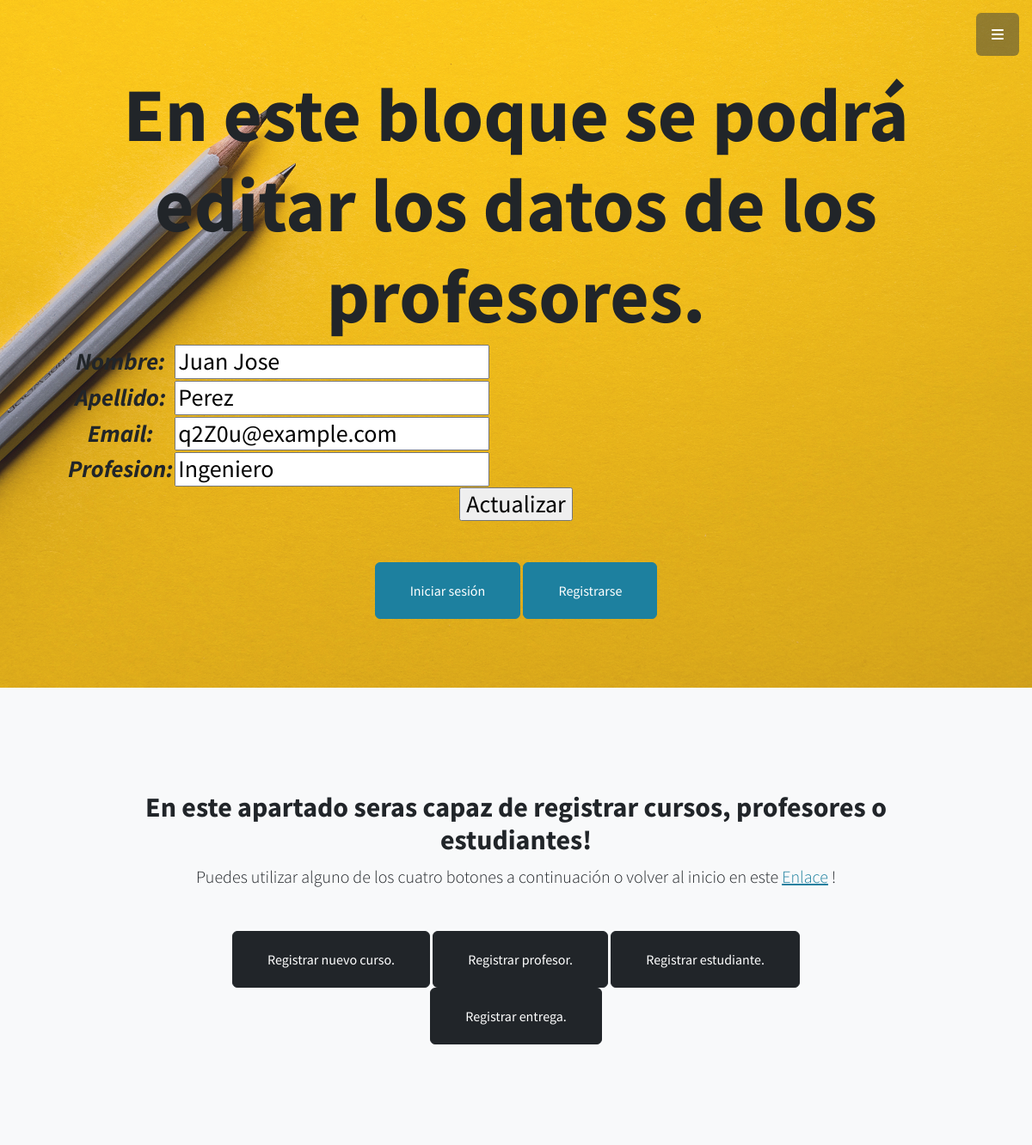
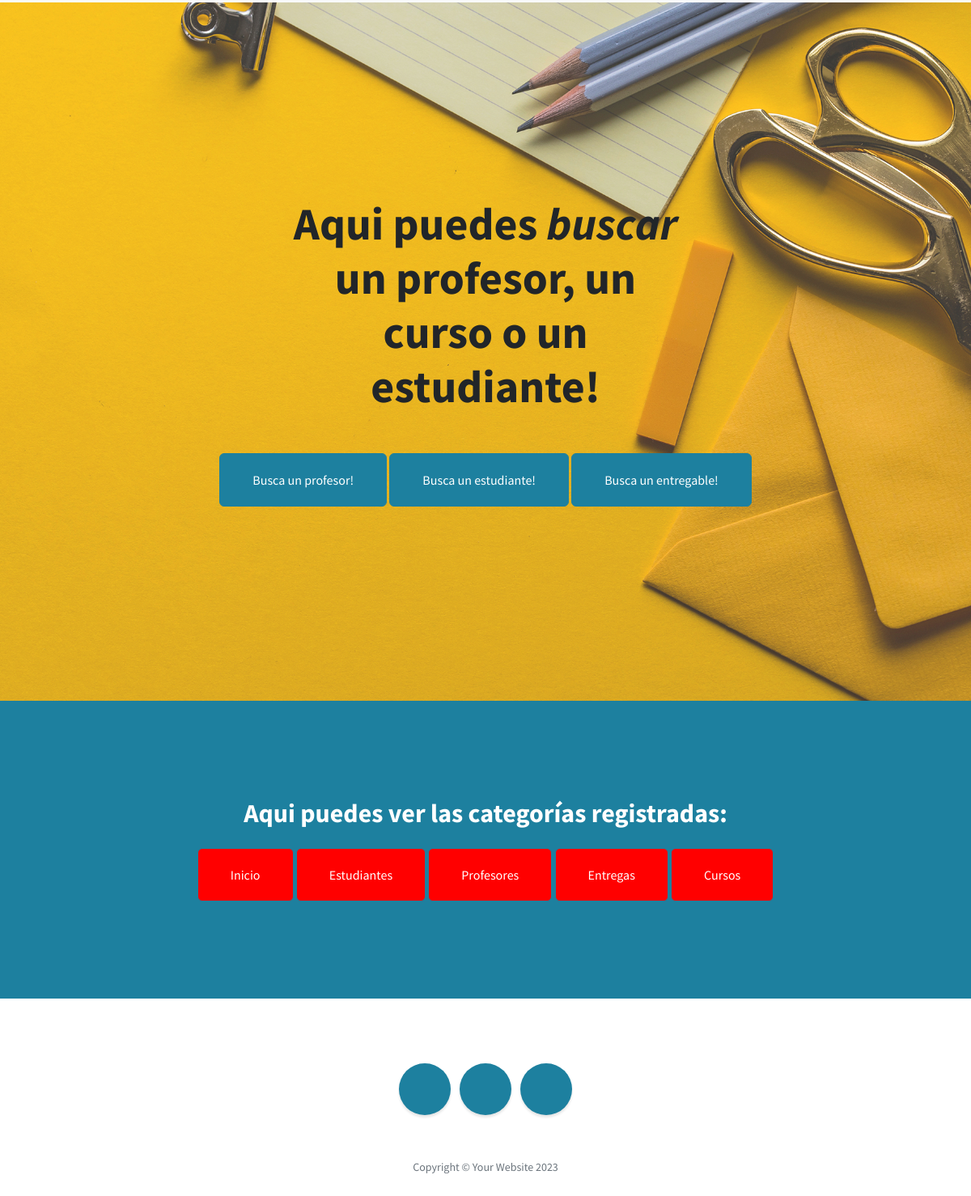
/AppCoder/actualizarProfesor/Juan Jose, run on the app's committed database (2 pictures, top to bottom).
### AppCoder/models.py (models this page shows)
class Profesor(models.Model):
    nombre = models.CharField(max_length=30)
    apellido = models.CharField(max_length=30)
    email = models.EmailField()
    profesion = models.CharField(max_length=30)

### AppCoder/views.py (the view)
# urls.py: path('actualizarProfesor/<nombre_profesor>', actualizar_profesor, name='actualizarProfesor'),
def actualizar_profesor(request, nombre_profesor):
    profesor_escogido = Profesor.objects.get(nombre= nombre_profesor)
    if request.method == "POST":
        miFormulario = profesorFormulario(request.POST)
        if miFormulario.is_valid():
            informacion = miFormulario.cleaned_data
            profesor_escogido.nombre = informacion["nombre"]
            profesor_escogido.apellido = informacion["apellido"]
            profesor_escogido.email = informacion["email"]
            profesor_escogido.profesion = informacion["profesion"]
            profesor_escogido.save()
        return render(request, "AppCoder/inicio.html")
    else:
        miFormulario = profesorFormulario(initial={"nombre":profesor_escogido.nombre, "apellido":profesor_escogido.apellido, "email":profesor_escogido.email, "profesion":profesor_escogido.profesion})
        return render(request, "AppCoder/actualizar_profesor.html", {"miFormulario": miFormulario, "profesor":profesor_escogido})

### AppCoder/forms.py
class profesorFormulario(forms.Form):
    nombre = forms.CharField(max_length=30)
    apellido = forms.CharField(max_length=30)
    email = forms.EmailField()
    profesion = forms.CharField(max_length=30)

### AppCoder/Templates/AppCoder/actualizar_profesor.html
{% extends 'AppCoder/padre.html' %}
{% block title %}
En este bloque se podrá editar los datos de los profesores.
{% endblock %}
{% block form %}
<form action="" method="POST"> {% csrf_token %}
<table>
    {{ miFormulario.as_table }}
</table>
    <input type="submit" value="Actualizar">
    </form>
{% endblock %}

### data on the page
Profesor: nombre "Juan Jose", apellido "Perez", email "q2Z0u@example.com", profesion "Ingeniero"
